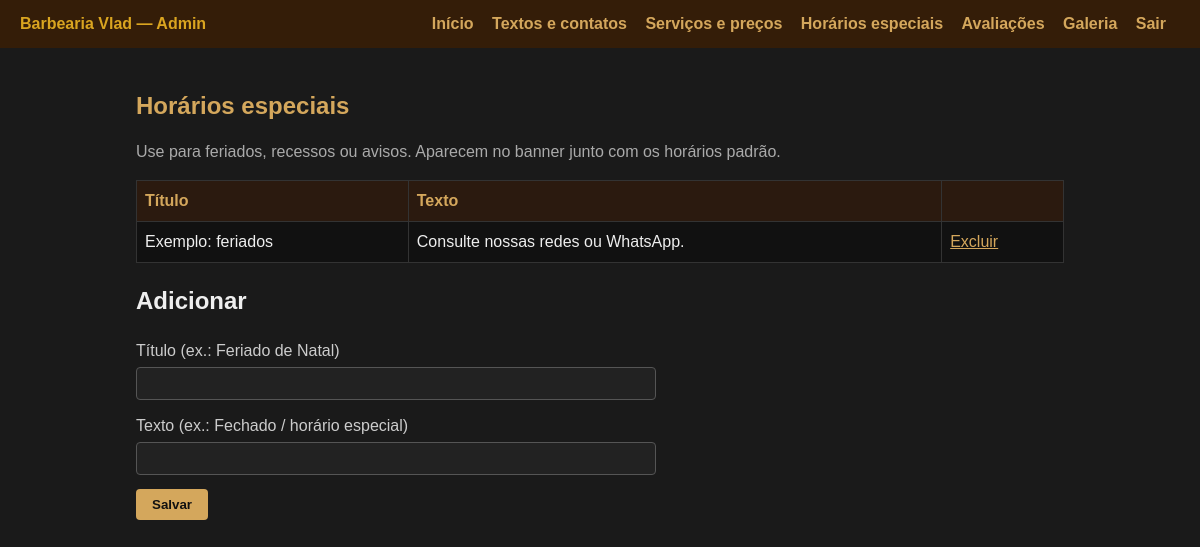
The app's page /admin/special_hours.php (signed in) with its own data.
### tables this page shows
CREATE TABLE special_hours (
  id INT UNSIGNED AUTO_INCREMENT PRIMARY KEY,
  title VARCHAR(160) NOT NULL,
  hours_text VARCHAR(255) NOT NULL,
  sort_order INT NOT NULL DEFAULT 0
);

### includes/functions.php (called while the page is built)
<?php
function h($s)
{
    return htmlspecialchars((string) $s, ENT_QUOTES, 'UTF-8');
}

### admin/special_hours.php (the view, shortened to what this page needs)
<?php
require_once __DIR__ . '/_auth.php';
require_once dirname(__DIR__) . '/includes/functions.php';
$rows = [];
$res = $mysqli->query('SELECT id, title, hours_text FROM special_hours ORDER BY sort_order, id');
if ($res) {
    while ($row = $res->fetch_assoc()) {
        $rows[] = $row;
    }
}
require_once __DIR__ . '/admin_header.php';
?>
<h1>Horários especiais</h1>
<p style="color:#aaa;">Use para feriados, recessos ou avisos. Aparecem no banner junto com os horários padrão.</p>
<table>
    <thead><tr><th>Título</th><th>Texto</th><th></th></tr></thead>
    <tbody>
    <?php foreach ($rows as $r) { ?>
        <tr>
            <td><?php echo h($r['title']); ?></td>
            <td><?php echo h($r['hours_text']); ?></td>
            <td><a href="?del=<?php echo (int) $r['id']; ?>" onclick="return confirm('Excluir?');">Excluir</a></td>
        </tr>
    <?php } ?>
    </tbody>
</table>
<h2>Adicionar</h2>
<form method="post">
    <div class="row">
        <label for="title">Título (ex.: Feriado de Natal)</label>
        <input id="title" name="title" type="text" required>
    </div>
    <div class="row">
        <label for="hours_text">Texto (ex.: Fechado / horário especial)</label>
        <input id="hours_text" name="hours_text" type="text" required>
    </div>
    <button type="submit">Salvar</button>
</form>
<?php require_once __DIR__ . '/admin_footer.php'; ?>

### admin/admin_header.php (style rules this page uses)
* { box-sizing: border-box; }
body { font-family: Arial, sans-serif; margin: 0; background: #1a1a1a; color: #eee; line-height: 1.5; }
a { color: #d4a75c; }
h1 { color: #d4a75c; font-size: 1.5rem; }
table { width: 100%; border-collapse: collapse; margin: 16px 0; background: #111; }
th, td { border: 1px solid #333; padding: 8px; text-align: left; }
th { background: #2b1a0f; color: #d4a75c; }
input[type="text"], input[type="password"], input[type="number"], textarea, select { width: 100%; max-width: 520px; padding: 8px; border-radius: 4px; border: 1px solid #555; background: #222; color: #fff; }
button, .btn-link { display: inline-block; padding: 8px 16px; background: #d4a75c; color: #111; border: none; border-radius: 4px; cursor: pointer; font-weight: bold; text-decoration: none; }
.row { margin-bottom: 14px; }
label { display: block; margin-bottom: 4px; color: #ccc; }

### records on screen
special_hours: title "Exemplo: feriados", hours_text "Consulte nossas redes ou WhatsApp."
